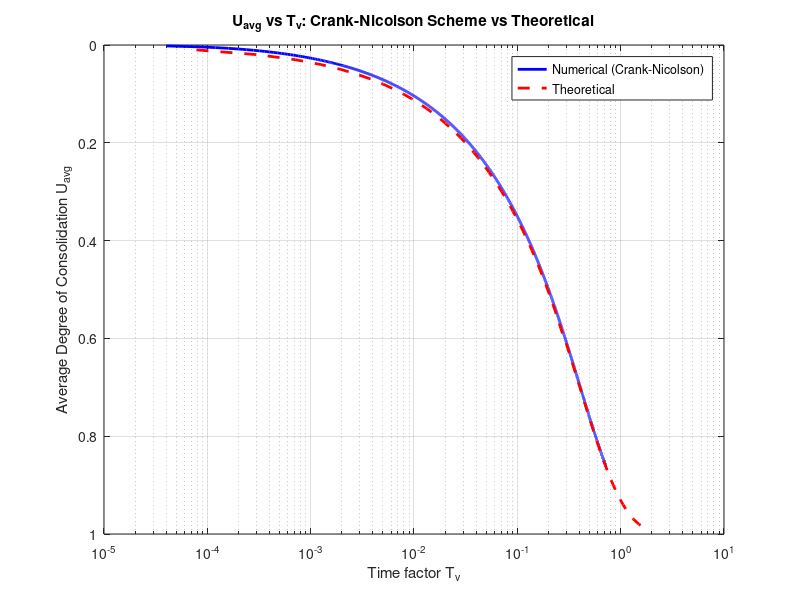
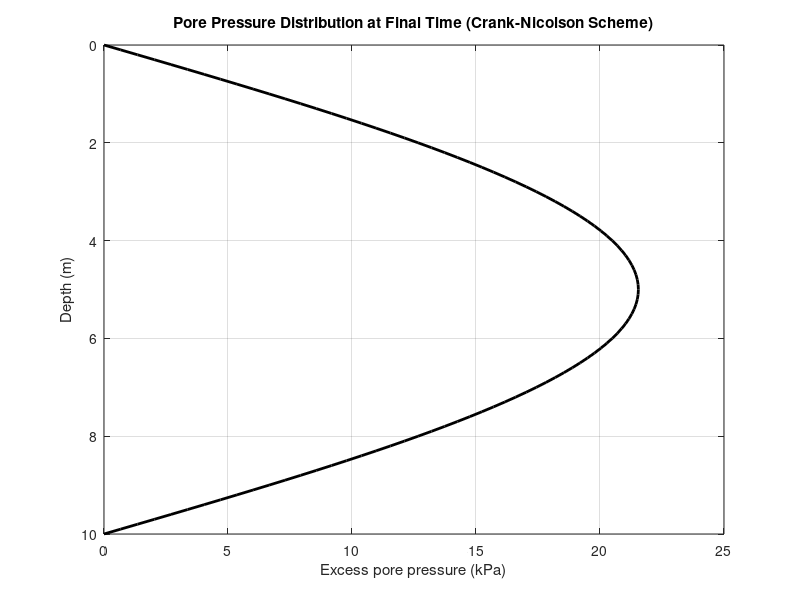

Here is the MATLAB script that generated these plots, in order:
clc
clear
close all
% Parameters
H = 10.0;                % Thickness of soil layer (m)
Nz = 100;                % Number of spatial divisions
dz = H / Nz;
cv = 1e-4;               % Coefficient of consolidation (m^2/s)
dt = 10;                 % Time step (s)
T = 3600*50;             % Total time (s)
Nt = round(T / dt);
lambda = cv * dt / dz^2;

% Grid and time
z = linspace(0, H, Nz+1);
t = linspace(0, T, Nt+1);

% Initial condition
u = zeros(Nz+1, Nt+1);   % u(z,t)
u(:,1) = 100;            % Initial excess pore pressure (kPa)

% Boundary conditions: double drainage (u=0 at top and bottom)
u(1,:) = 0;
u(end,:) = 0;

% Coefficient matrices A and B for Crank-Nicolson scheme
main_diag_A = (1 + lambda) * ones(Nz-1, 1);
off_diag_A = -lambda/2 * ones(Nz-2, 1);
A = diag(main_diag_A) + diag(off_diag_A, 1) + diag(off_diag_A, -1);

main_diag_B = (1 - lambda) * ones(Nz-1, 1);
off_diag_B = lambda/2 * ones(Nz-2, 1);
B = diag(main_diag_B) + diag(off_diag_B, 1) + diag(off_diag_B, -1);

% Time stepping loop
for n = 1:Nt
    % Right-hand side: B * previous time step
    b = B * u(2:Nz, n);
    
    % Solve A * u_new = b
    u_new = A \ b;

    % Update u (keep boundaries at 0)
    u(2:Nz, n+1) = u_new;
end

% Compute Uavg and Tv
Tv = cv * t / (H/2)^2;
area(1)=100*H;

for n = 1:Nt+1
    area(n)=polyarea(u(:,n),z');
    Uavg(n) = 1 - (area(n)/area(1));
end

% Theoretical solution for comparison
Uavg_theory=0.01:0.01:0.99; 

for ii=1:length(Uavg_theory)
    if Uavg_theory(ii)<=0.6
        Tv_theory(ii)=(pi/4)*(Uavg_theory(ii)^2);
    else
        Tv_theory(ii)=-0.085-0.933*log10(1-Uavg_theory(ii));
    end
end

% Plot Uavg vs Tv
figure;
semilogx(Tv, Uavg, 'b-', 'LineWidth', 2);
hold on;
semilogx(Tv_theory, Uavg_theory, 'r--', 'LineWidth', 2);
set(gca,'Ydir','reverse');
xlabel('Time factor T_v');
ylabel('Average Degree of Consolidation U_{avg}');
title('U_{avg} vs T_v: Crank-Nicolson Scheme vs Theoretical');
legend('Numerical (Crank-Nicolson)', 'Theoretical');
grid on;

% Plot final pressure profile
figure;
plot(u(:,end), z, 'k-', 'LineWidth', 2);
set(gca, 'YDir', 'reverse');
xlabel('Excess pore pressure (kPa)');
ylabel('Depth (m)');
title('Pore Pressure Distribution at Final Time (Crank-Nicolson Scheme)');
grid on;